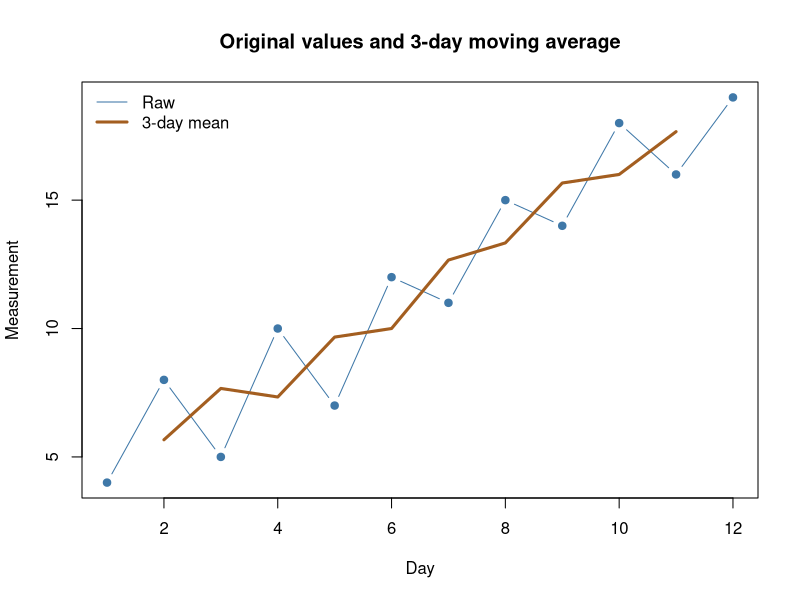

Recreate this plot in R.
## ---- chunk 1
days <- 1:12
x <- c(4,8,5,10,7,12,11,15,14,18,16,19)
smooth <- as.numeric(stats::filter(x,rep(1/3,3),sides=2))
plot(days,x,type="b",pch=19,col="#3F78A8",
     xlab="Day",ylab="Measurement",
     main="Original values and 3-day moving average")
lines(days,smooth,col="#A35E20",lwd=3)
legend("topleft",legend=c("Raw","3-day mean"),
       col=c("#3F78A8","#A35E20"),lty=1,lwd=c(1,3),bty="n")
